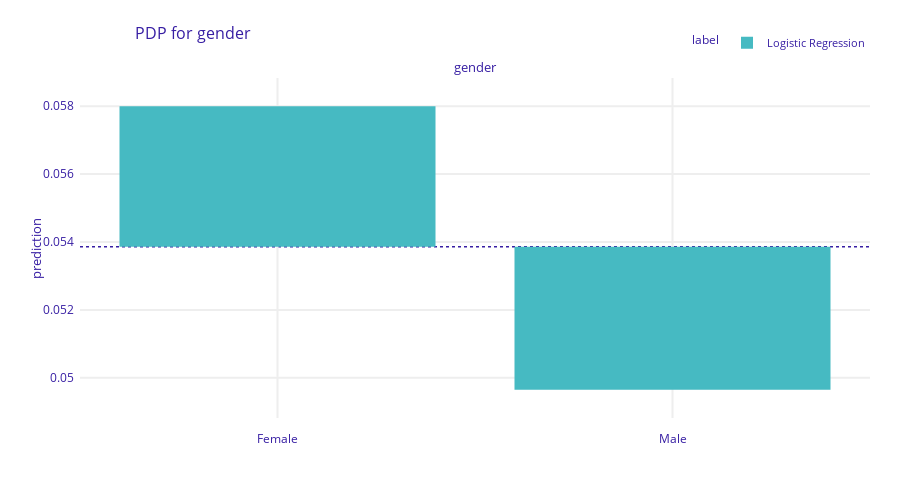

The notebook cell saved with this chart:
### Markdown cell above
Zmienne kategoryczne:

### Code cell
pdp_gender = exp.model_profile(variables=['gender'], variable_type='categorical')
pdp_gender.plot(title="PDP for gender")

### Figure 1 — Plotly figure (JSON) as saved in the notebook; plotly's stock layout.template omitted (floating-point values rounded to 4 significant figures)
{"data": [{"alignmentgroup": "True", "base": [0.05386, 0.05386], "customdata": [[0.05799, "Logistic Regression", "gender"], [0.04965, "Logistic Regression", "gender"]], "hovertemplate": "<b>%{hovertext}</b><br><br>mean_prediction=%{base:.3f}<br>prediction=%{customdata[0]:.3f}<extra></extra>", "hovertext": ["Logistic Regression", "Logistic Regression"], "legendgroup": "Logistic Regression", "marker": {"color": "#46bac2", "pattern": {"shape": ""}}, "name": "Logistic Regression", "offsetgroup": "Logistic Regression", "orientation": "v", "showlegend": true, "textposition": "auto", "type": "bar", "x": ["Female", "Male"], "xaxis": "x", "y": [0.004133, -0.00421], "yaxis": "y"}], "layout": {"annotations": [{"font": {"size": 13}, "showarrow": false, "text": "gender", "x": 0.5, "xanchor": "center", "xref": "paper", "y": 1, "yanchor": "bottom", "yref": "paper"}, {"font": {"size": 13}, "showarrow": false, "text": "prediction", "textangle": -90, "x": -0.07, "xref": "paper", "y": 0.5, "yref": "paper"}], "barmode": "group", "font": {"color": "#371ea3"}, "height": 489, "hovermode": "x unified", "legend": {"font": {"size": 11}, "itemsizing": "constant", "orientation": "h", "title": {"font": {"size": 12}, "text": "label"}, "tracegroupgap": 0, "x": 1, "xanchor": "right", "y": 1.061, "yanchor": "bottom"}, "margin": {"b": 71, "r": 30, "t": 78}, "shapes": [{"layer": "below", "line": {"color": "#371ea3", "dash": "dot", "width": 1.5}, "type": "line", "x0": 0, "x1": 1, "xref": "x domain", "y0": 0.05386, "y1": 0.05386, "yref": "y"}], "title": {"font": {"size": 16}, "text": "PDP for gender", "x": 0.15}, "xaxis": {"anchor": "y", "automargin": true, "domain": [0, 1], "fixedrange": true, "gridwidth": 2, "showticklabels": true, "tickcolor": "white", "ticklen": 10, "ticks": "outside", "title": {"text": ""}, "type": "category"}, "yaxis": {"anchor": "x", "automargin": true, "domain": [0, 1], "fixedrange": true, "gridwidth": 2, "range": [0.04882, 0.05883], "tickcolor": "white", "ticklen": 3, "ticks": "outside", "title": {"text": ""}, "type": "linear", "zeroline": false}}}
